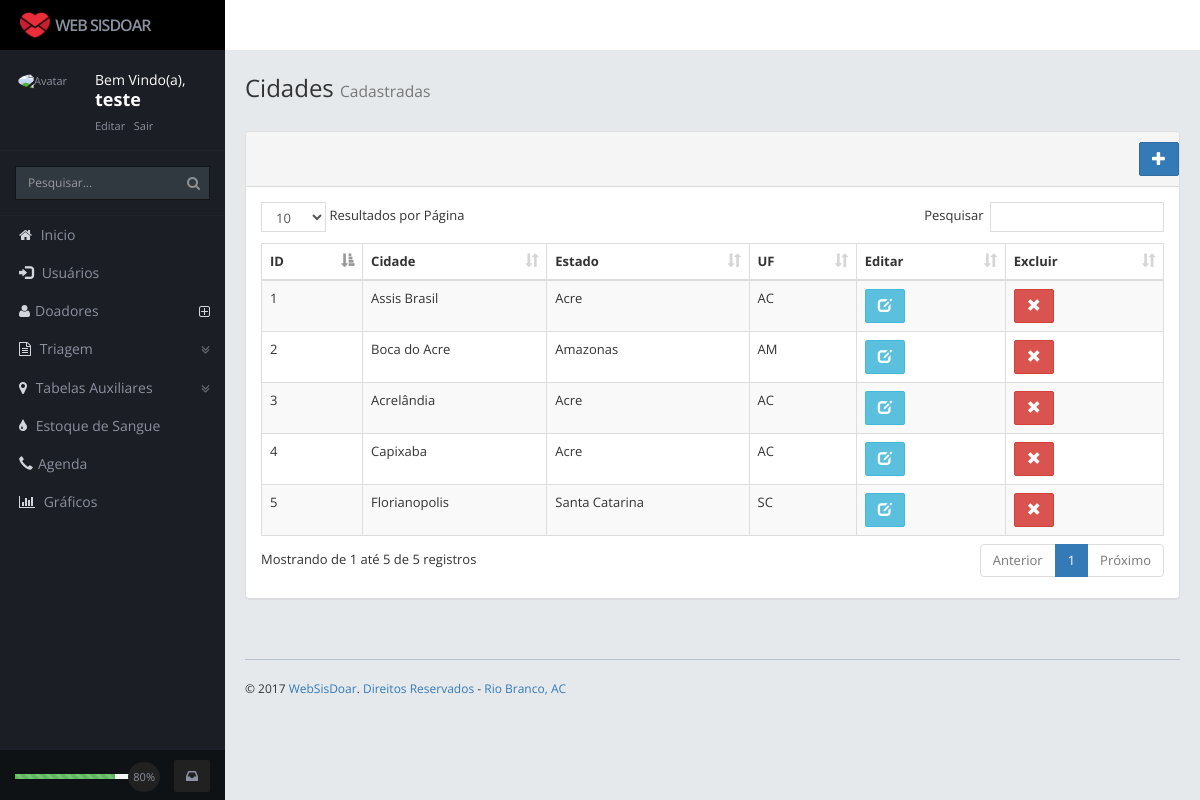
The app's page /pages/localizar/lista_cidades.php (signed in) with its own data.
### tables this page shows
CREATE TABLE `cidade` (
  `idcidade` int(11) NOT NULL AUTO_INCREMENT,
  `descricao` varchar(45) NOT NULL,
  `estado_idestado` int(11) DEFAULT NULL,
  PRIMARY KEY (`idcidade`),
  KEY `fk_cidade_estado_idx` (`estado_idestado`),
  CONSTRAINT `fk_cidade_estado` FOREIGN KEY (`estado_idestado`) REFERENCES `estado` (`idestado`) ON DELETE NO ACTION ON UPDATE NO ACTION
);

CREATE TABLE `estado` (
  `idestado` int(11) NOT NULL AUTO_INCREMENT,
  `nome` varchar(45) DEFAULT NULL,
  `uf` varchar(45) DEFAULT NULL,
  PRIMARY KEY (`idestado`)
);

### pages/localizar/lista_cidades.php (the view, shortened to what this page needs)
<?php
include '../../config/conexao.php';
?>
<!DOCTYPE html>
<html>
    <head>
        <?php
        include '../../layout/cabecalho.php';
        ?>
    </head>
    <body>
        <div class="body content rows scroll-y">
            <div class="page-heading animated fadeInDownBig">
                <h1> Cidades <small>Cadastradas</small></h1>
            </div>
            <div class="table-responsive">
                <div class="panel panel-default">
                    <div class="panel-heading">
                        <div class="row">
                            <a href="cadastrar_cidade.php" class="btn btn-primary pull-right"><i class="glyphicon glyphicon-plus"></i></a>
                        </div>
                    </div>
                    <div class="panel-body">
                        <table width="100%" class="table table-striped table-bordered table-hover" id="table_cidade">
                            <thead>
                                <tr>
                                    <th>ID</th>
                                    <th>Cidade</th>
                                    <th>Estado</th>
                                    <th>UF</th>
                                    <th>Editar</th>
                                    <th>Excluir</th>
                                </tr>
                            </thead>
                            <tbody>
                                <?php
                                $sql = ("select idcidade, descricao, nome, uf from cidade c, estado e where c.estado_idestado = e.idestado;");
                                foreach ($con->query($sql) as $row) {
                                    ?>
                                    <tr>
                                        <td><?php echo $row['idcidade']; ?></td>
                                        <td><?php echo $row['descricao']; ?></td>
                                        <td><?php echo $row['nome']; ?></td>
                                        <td><?php echo $row['uf']; ?></td>
                                        <td>
                                            <?php echo "<a class='btn btn-info' href='edit_user.php?id=" . $row['idcidade'] . "'><i class='glyphicon glyphicon-edit'></i></a>"; ?>
                                        </td>
                                        <td>
                                            <?php echo "<a href='#' class='btn btn-danger' id='excluir' rel='" . $row['idcidade'] . "'><i class='glyphicon glyphicon-remove'></i></a>"; ?>
                                        </td>
                                    </tr>
                                    <?php
                                }
                                ?>
                            </tbody>
                        </table>
                    </div>
                </div>
            </div>
            <?php
            include '../../layout/rodape.php';
            ?>
    </body>
</html>

### assets/css/style.css (style rules this page uses)
body { background: #fff; padding-top: 50px; margin: 0; -webkit-text-size-adjust: 100%; font-family: 'Open Sans', Arial; }
h1,h2,h3,h4,h5,h6 { font-family: 'Open Sans', Arial; }
.table > thead > tr > th { vertical-align: middle; border-bottom: 1px solid #dddddd; }
.btn { border-radius: 2px; }
.rows, .col, .page { overflow: hidden; position: absolute; }
.rows { left: 0; right: 0; }
.scroll-y { overflow-y: auto; -webkit-overflow-scrolling: touch; }
.body.rows { top: 50px; bottom: 50px; }
.body.content.rows { top: 50px; bottom: 0px; background: #E5E9EC; padding: 20px; font-size: 13px; }
.page-heading { margin: 0px 0 25px; padding: 5px 0; }
.page-heading h1 { margin: 0; padding: 0; font-weight: 400; font-size: 24px; }

### records on screen
cidade: idcidade "1", descricao "Assis Brasil", estado_idestado.nome "Acre", estado_idestado.uf "AC"
cidade: idcidade "2", descricao "Boca do Acre", estado_idestado.nome "Amazonas", estado_idestado.uf "AM"
cidade: idcidade "3", descricao "Acrelândia", estado_idestado.nome "Acre", estado_idestado.uf "AC"
cidade: idcidade "4", descricao "Capixaba", estado_idestado.nome "Acre", estado_idestado.uf "AC"
cidade: idcidade "5", descricao "Florianopolis", estado_idestado.nome "Santa Catarina", estado_idestado.uf "SC"

### other values on screen
$_SESSION['usuarioNome'] "teste"
